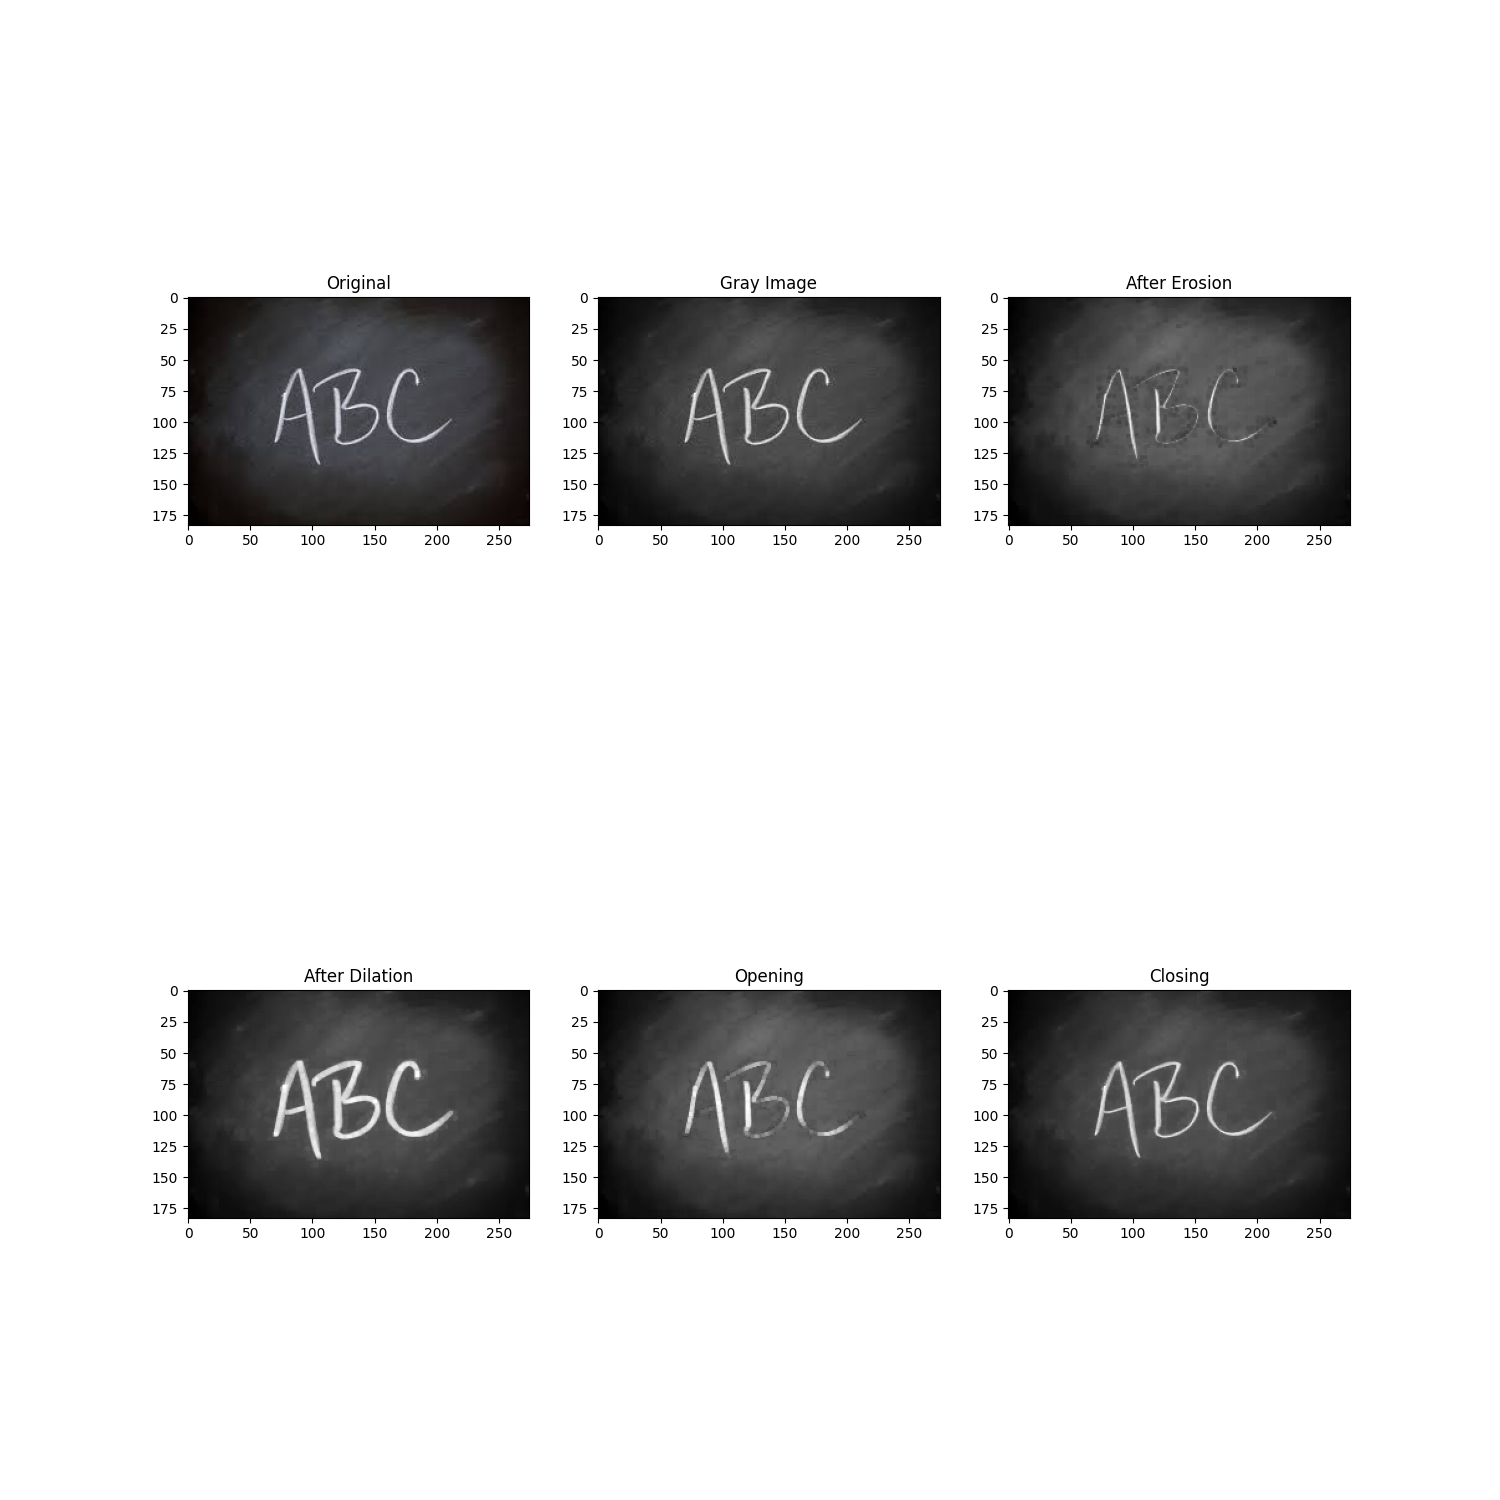

This figure's Python source:
# Erosion, Dilation, Opening, Closing
import matplotlib.pyplot as plt
import cv2
import numpy as np
import os

os.environ["QT_QPA_PLATFORM"] = "wayland"
"""
Concept:

In Python OpenCV,

    1) when you perform erosion operation it actually remove the white pixels and vice versa.
    2) when you perform dilation operation it actually adding the white pixels and vice versa.  

    # Opening -> Erosion >> Dilation
    # Closing -> Dilation >> Erosion 
"""

def main():
    # image_path = "hw.jpeg"
    image_path = "abc.jpeg"
    img = plt.imread(image_path)
    gray = cv2.cvtColor(img, cv2.COLOR_RGB2GRAY)

    # print(gray.shape) # 416, 416
    kernel = np.ones((3,3))

    erosion = cv2.erode(gray, kernel=kernel, iterations=1)
    dilation = cv2.dilate(gray, kernel=kernel, iterations=1)
    opening = cv2.morphologyEx(gray, cv2.MORPH_OPEN, kernel=kernel)
    closing = cv2.morphologyEx(gray, cv2.MORPH_CLOSE, kernel=kernel)

    image_set = [img, gray, erosion, dilation, opening, closing]
    image_title = ['Original','Gray Image', 'After Erosion', 'After Dilation', 'Opening', 'Closing']

    plt.figure(figsize=(15,15))
    plt.subplots_adjust(hspace=.5)

    for i in range(len(image_set)):
        plt.subplot(2,3,i + 1)
        plt.title(image_title[i])
        if image_set[i].ndim == 3:
            plt.imshow(image_set[i])
        else:
            plt.imshow(image_set[i], cmap='gray')

    plt.savefig('edoc.png')
    plt.show()

if __name__ == '__main__':
    main()
